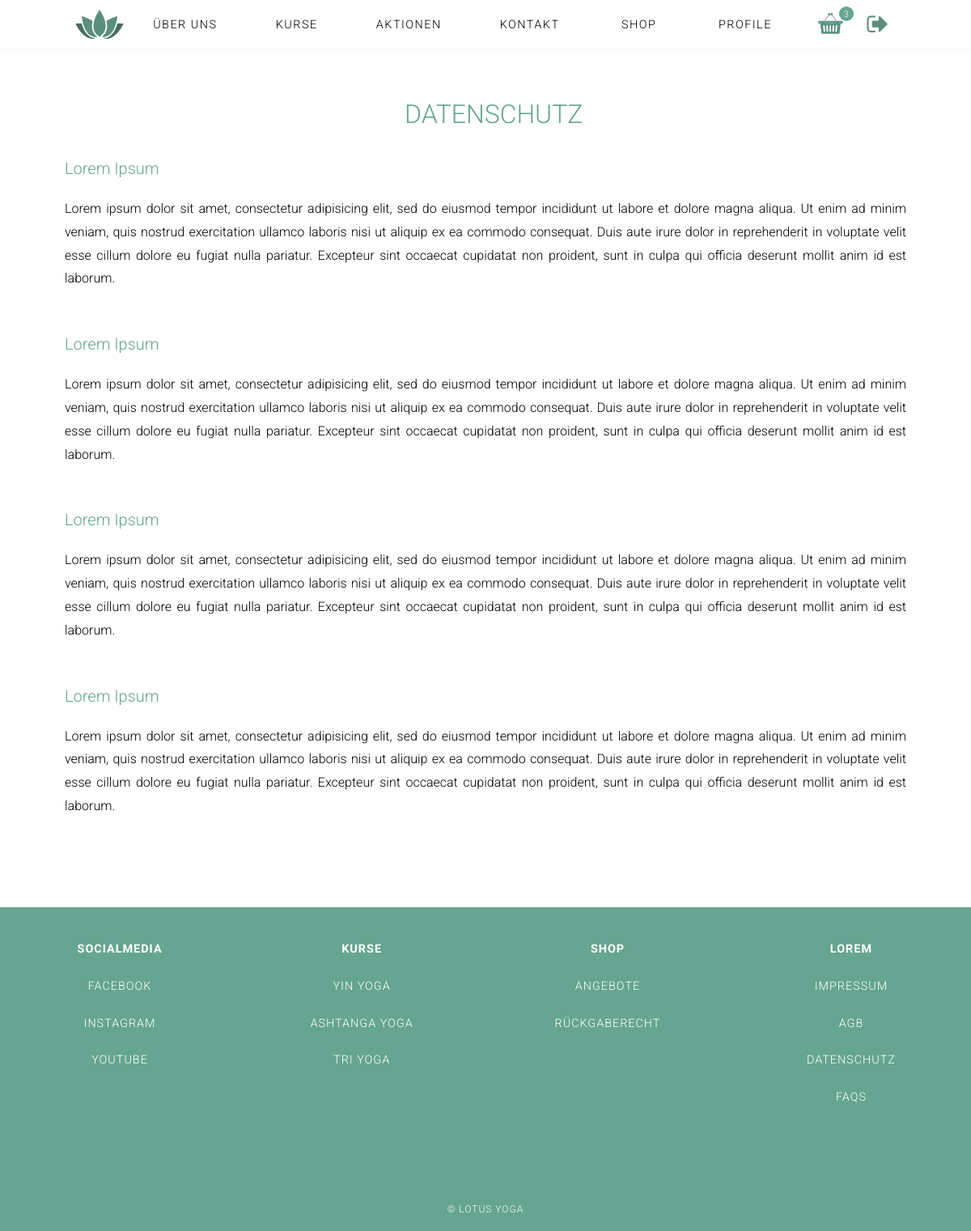
/index.php?page=Datenschutz (signed in), run on the app's committed database.
### tables this page shows
CREATE TABLE `contents` (
  `id` int(11) NOT NULL,
  `_name` varchar(1000) NOT NULL,
  `type` varchar(150) NOT NULL,
  `content` varchar(1000) NOT NULL DEFAULT '',
  `sequence` int(11) NOT NULL,
  `is_active` tinyint(1) NOT NULL DEFAULT '1',
  `deleted_at` timestamp NULL DEFAULT NULL
);

### index.php (called while the page is built, shortened)
<?php
$content = ('content/');
include('functions/load_Content.php');
include('header.php');
if( ! isset($_GET['page']) ){
	$page = "home";
}else{
	$page = $_GET['page'];
}
if($page){
	$content .= $page .".php";
}
include($content);
include('footer.php');
?>

### functions/load_Content.php (called while the page is built, shortened)
<?php
function get_specific_content_data($table_name, $where, $equals){
    global $link;
    $sql = "SELECT * FROM " .$table_name. " WHERE ". $where . " = '" . $equals . "' AND deleted_at IS NULL ";
    $res = mysqli_query($link, $sql);
    return $res;
}
function get_ordered_content_data($table_name, $where, $equals, $order_by, $asc_desc){
    global $link;
    $sql = "SELECT * FROM " .$table_name. " WHERE ". $where . " = '" . $equals ."' ORDER BY ".$order_by." ". $asc_desc;
    $res = mysqli_query($link, $sql);
    return $res;
}
$datenschutz = get_specific_content_data('contents', '_name', 'datenschutz');
$footer = get_ordered_content_data('contents', '_name', 'footer', 'sequence', 'asc');
?>

### content/datenschutz.php (the view)
<section class="content-wrapper footer-content">
    <?php
  		while( $row = mysqli_fetch_assoc($datenschutz) ){
  			if($row['type'] == 'headline'){
  				echo '<h2>'.$row["content"].'</h2>';
  			}elseif($row['type'] == 'subheadline'){
            echo '<h3>'.$row["content"].'</h3>';
        }else{
            echo '<p>'.$row["content"].'</p>';
        }
      }
    ?>
</section>

### footer.php (shortened to what this page needs)
  <footer class="footer_main">
    <section class="links_footer" >
<?php
    $cnt = 0;
    while( $row = mysqli_fetch_assoc($footer) ){
      if($row['type'] == 'subheadline'){
          if($cnt != 0){
            echo '</ul>';
          }
          echo '<ul><li><h4>'.$row["content"].'</h4></li>';
      }else{
          echo '<li><a href="'.$row["content"].'">'.$row["type"].'</a>';
      }
      $cnt++;
    }
    ?>
    </section>
    <small class="copyright">
      &copy; Lotus Yoga
    </small>
  </footer>
</body>
</html>

### css/styles.css (style rules this page uses)
* { font-family: 'Roboto', Helvetica, Verdana, sans-serif; box-sizing: border-box; margin: 0; padding: 0; list-style: none; text-decoration: none; }
html { position: relative; }
.body { margin: 0; }
p { font-weight: 100; line-height: 6vh; }
a { color: inherit; }
.cart-header span, p { line-height:50px; }
.content-wrapper { position: relative; z-index: 50; padding: 110px 5em 5em; background-color: #fff; text-align: center; }
.footer-content p { font-weight: 300; }
.footer-content h2 { color: #65a591; margin-bottom: 1.25em; font-size: 2em; font-weight: 400; }
.content-wrapper.footer-content h3 { color: #65a591; font-size: 1.25em; font-weight: 300; text-align: left; width: 100%; margin: 0; text-transform: none; }
.content-wrapper h2 { font-size: 2em; font-weight: 300; padding: 1vw 0vw; margin: 0 35vw; text-align: center; text-transform: uppercase; }
.content-wrapper h3 { margin: 2em 0; font-size: 1.2em; font-weight: 300; padding: 2vw 0; }
.content-wrapper p { font-size: 1em; line-height: 1.8; margin-bottom: 30px; text-align: justify; }
.footer_main h4 { padding: 1em 0em; }
.footer_main { padding-top: 2em; height: 400px; background-color: #65a591; color: #fff; text-transform: uppercase; font-size: 0.9em; letter-spacing: 1px; font-weight: 300; text-align: center; position: relative; }
.links_footer { display: flex; justify-content: space-around; }
.links_footer ul li a { transition: all 0.5s ease-in-out; display: block; padding: 1em; min-width: 150px; }
.copyright { display: block; text-align: center; position: absolute; left: 0; right: 0; bottom: 20px; }

### data on the page
contents: content "DATENSCHUTZ"
contents: content "Lorem Ipsum"
contents: content "Lorem ipsum dolor sit amet, consectetur adipisicing elit, sed do eiusmod tempor incididunt ut labore et dolore magna aliqua. Ut enim ad minim veniam, quis nostrud exercitation ullamco laboris nisi ut aliquip ex ea commodo consequat. Duis aute irure dolor in reprehenderit in voluptate velit esse cillum dolore eu fugiat nulla pariatur. Excepteur sint occaecat cupidatat non proident, sunt in culpa qui officia deserunt mollit anim id est laborum."
contents: content "Lorem Ipsum"
contents: content "Lorem ipsum dolor sit amet, consectetur adipisicing elit, sed do eiusmod tempor incididunt ut labore et dolore magna aliqua. Ut enim ad minim veniam, quis nostrud exercitation ullamco laboris nisi ut aliquip ex ea commodo consequat. Duis aute irure dolor in reprehenderit in voluptate velit esse cillum dolore eu fugiat nulla pariatur. Excepteur sint occaecat cupidatat non proident, sunt in culpa qui officia deserunt mollit anim id est laborum."
contents: content "Lorem Ipsum"
contents: content "Lorem ipsum dolor sit amet, consectetur adipisicing elit, sed do eiusmod tempor incididunt ut labore et dolore magna aliqua. Ut enim ad minim veniam, quis nostrud exercitation ullamco laboris nisi ut aliquip ex ea commodo consequat. Duis aute irure dolor in reprehenderit in voluptate velit esse cillum dolore eu fugiat nulla pariatur. Excepteur sint occaecat cupidatat non proident, sunt in culpa qui officia deserunt mollit anim id est laborum."
contents: content "Lorem Ipsum"
contents: content "Lorem ipsum dolor sit amet, consectetur adipisicing elit, sed do eiusmod tempor incididunt ut labore et dolore magna aliqua. Ut enim ad minim veniam, quis nostrud exercitation ullamco laboris nisi ut aliquip ex ea commodo consequat. Duis aute irure dolor in reprehenderit in voluptate velit esse cillum dolore eu fugiat nulla pariatur. Excepteur sint occaecat cupidatat non proident, sunt in culpa qui officia deserunt mollit anim id est laborum."
contents: content "SOCIALMEDIA"
contents: type "FACEBOOK"
contents: type "INSTAGRAM"
contents: type "YOUTUBE"
contents: content "KURSE"
contents: type "YIN YOGA"
contents: type "ASHTANGA YOGA"
contents: type "TRI YOGA"
contents: content "SHOP"
contents: type "ANGEBOTE"
contents: type "RÜCKGABERECHT"
contents: content "LOREM"
contents: type "IMPRESSUM"
contents: type "AGB"
contents: type "DATENSCHUTZ"
contents: type "FAQS"

### other printed values
$cnt "3"
